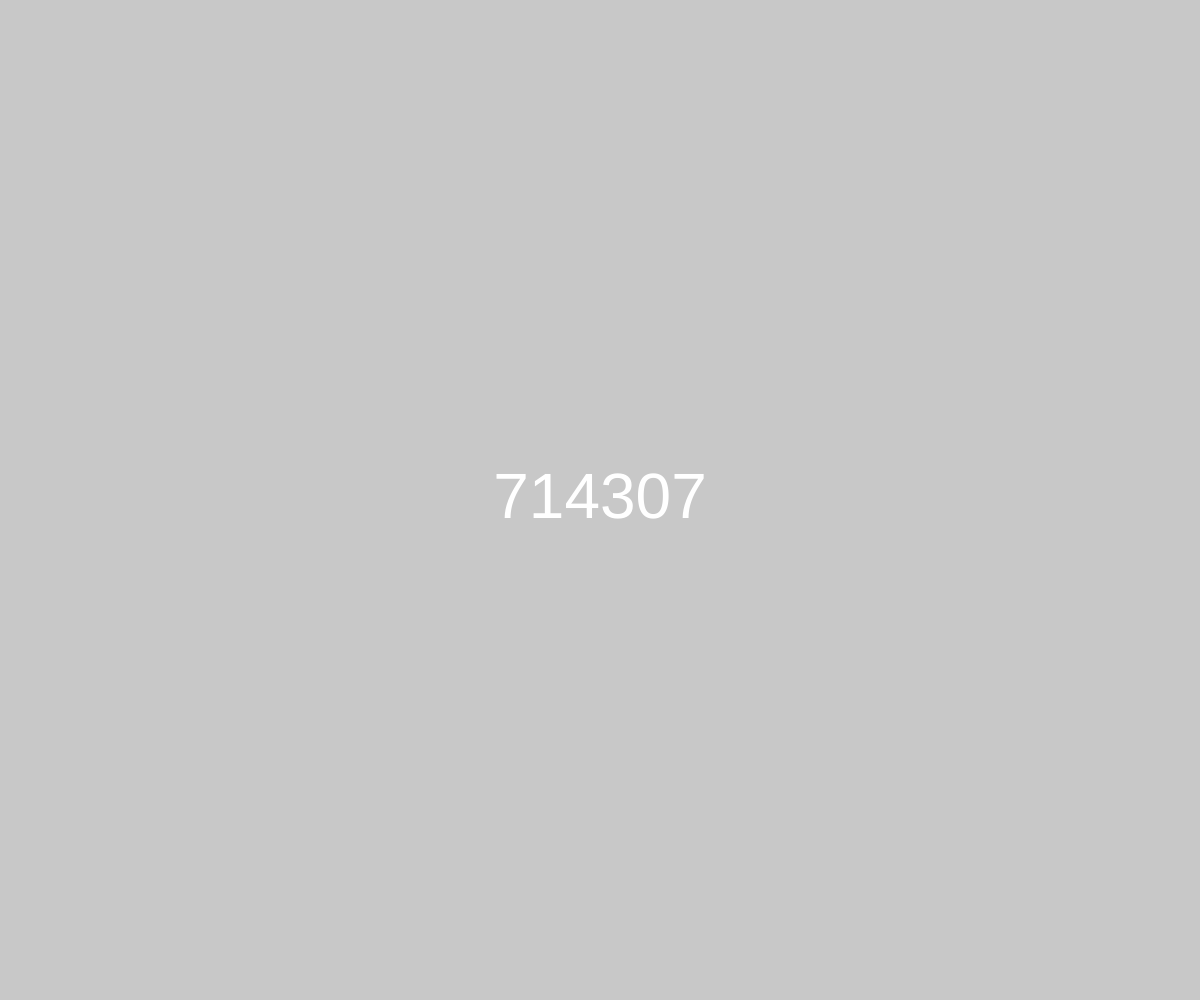
Frame 1 (no input)
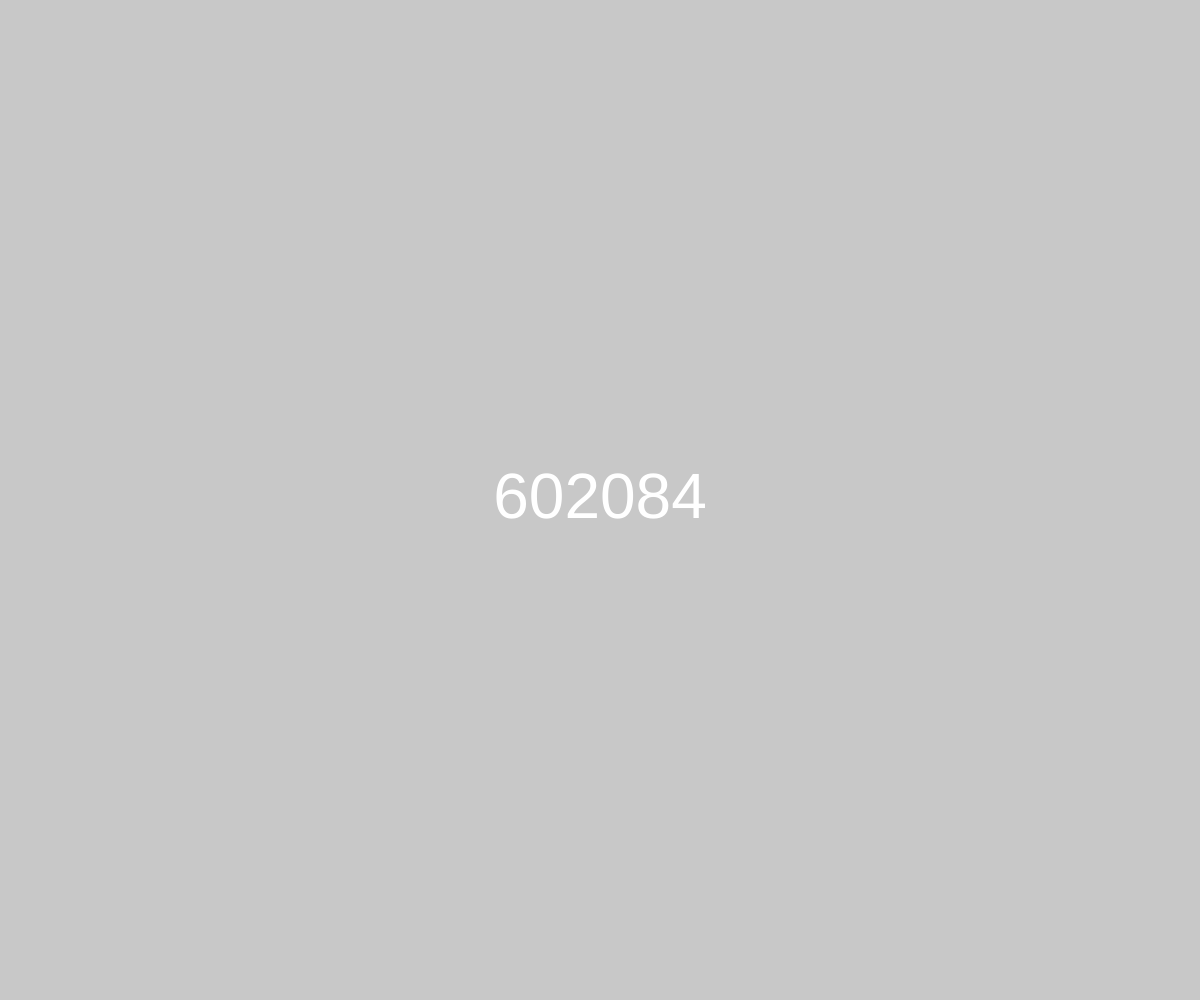
Frame 60 (no input)
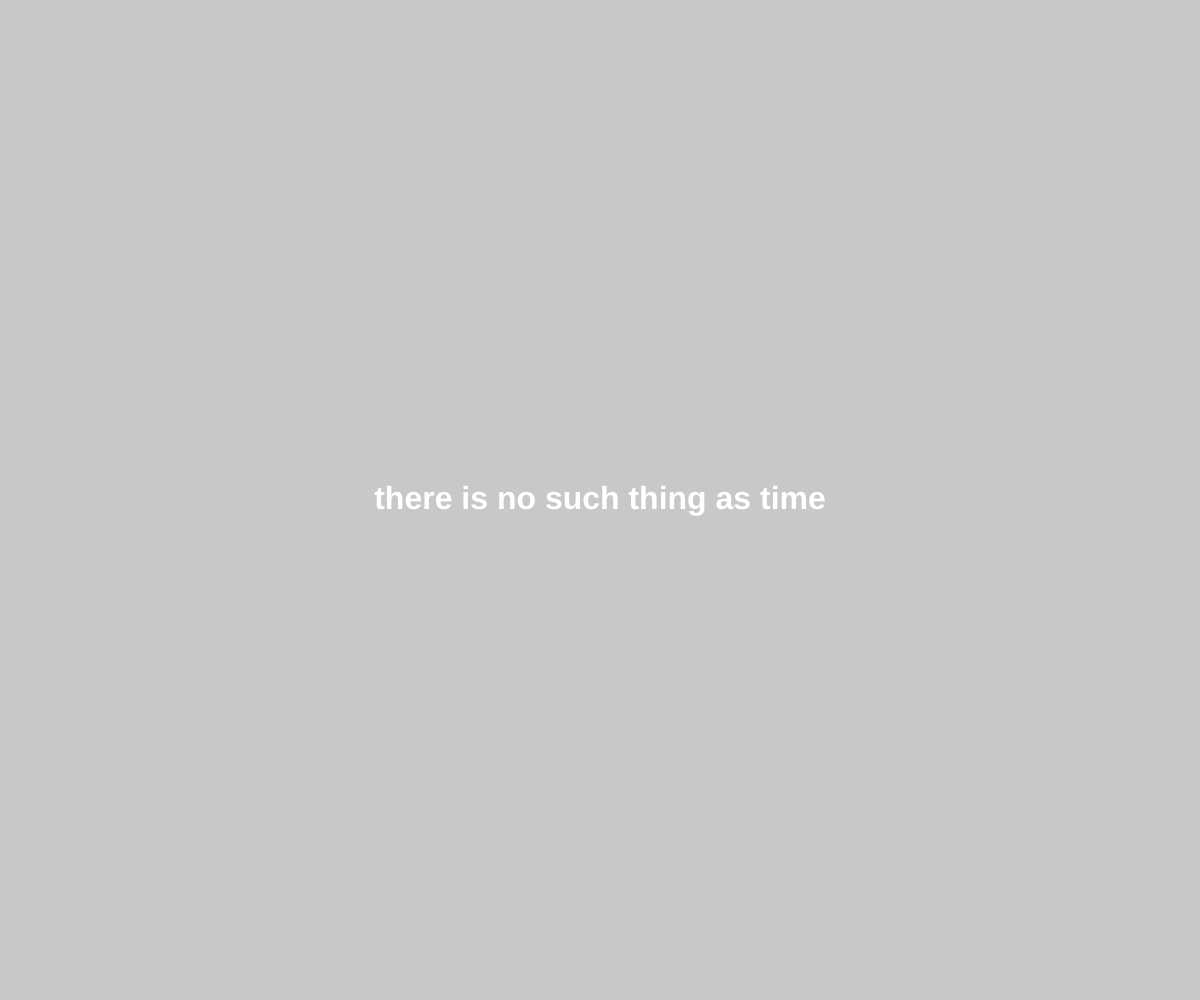
Frame 120 (the mouse pressed at the canvas centre since frame 60)

The p5.js sketch that drew these frames (run headless with seeded random() and noise() and a simulated clock; from frame 60 on, the mouse is pressed at the canvas centre):

// p5.js sketch
// ── sketch.js
function setup() {
	createCanvas(windowWidth, windowHeight);
	textAlign(CENTER, CENTER);
	textSize(64);
  }
  
  function draw() {
	background(200);
  
	let snapshot = int(random(1000000));
	if (mouseIsPressed) {
	  textSize(32);
	  fill(255);
	  textFont('Helvetica');
	  textStyle(BOLD)
	  text("there is no such thing as time", width/2, height/2)
	  ;
	} else {
	  textSize(64);
	  fill(255);
	  text(snapshot, width/2, height/2);
	}
  }
// ── Barbour.html
<!DOCTYPE html>
<html>
	<head>
		<meta charset="utf-8">		
		<title>Babour</title>		
		<meta name="viewport"                              content="width=device-width, initial-scale=1, viewport-fit=cover">
		<meta name="mobile-web-app-capable"                content="yes">
		<meta name="apple-mobile-web-app-capable"          content="yes">
		<meta name="apple-mobile-web-app-status-bar-style" content="black">
		<meta name="apple-mobile-web-app-title"            content="Orologio">
		<meta name="application-name"                      content="Orologio">
		<meta name="theme-color"                           content="#000000">
		<link rel="icon"             href="./icons/icon.svg"     type="image/svg+xml">
		<link rel="icon"             href="./icons/icon_48.png"  type="image/png">
		<link rel="shortcut icon"    href="./icons/icon_48.png"  type="image/png">
		<link rel="apple-touch-icon" href="./icons/icon_192.png" type="image/png">
		<link rel="manifest"         href="./icons/site.webmanifest">
	<style>
		body {
			background-color: lightgray;
			margin: 0;
			padding: 0;
		}
		canvas {
			display: block;
		}
	</style>
</head>
<body>
	<script src="https://cdn.jsdelivr.net/npm/p5@1.6.0/lib/p5.min.js"></script>
	<script src="sketch.js?11978"></script>
</body>
</html>
